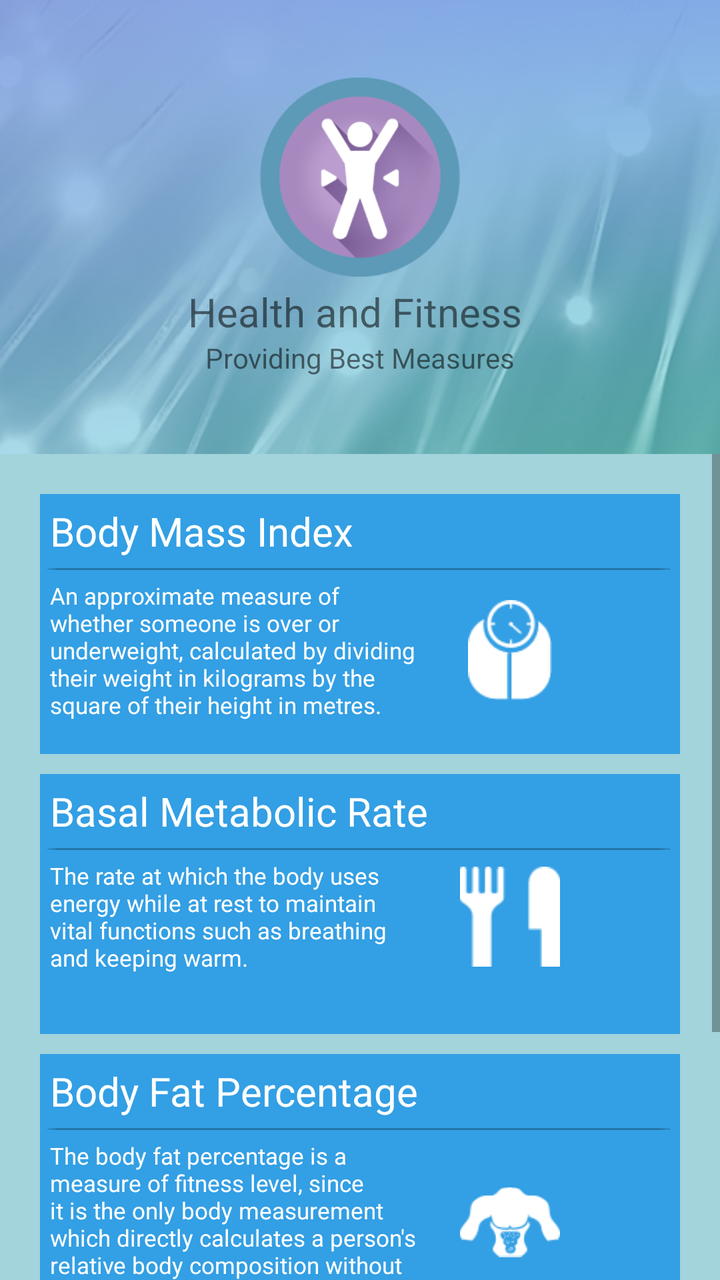
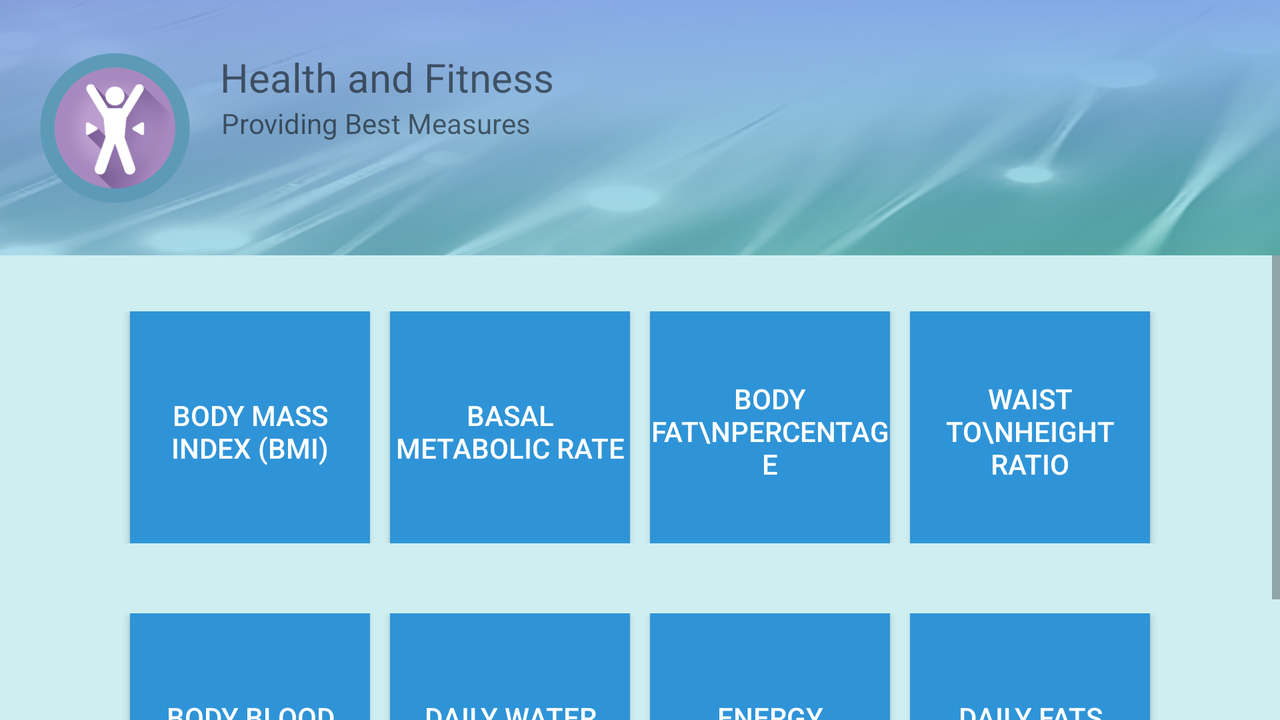

First picture: res/layout/ on a phone held upright. Second picture: the repository's own variant of that layout, on a device whose configuration matches the variant's folder. Source for both follows.
<!-- AndroidManifest.xml: application theme AppTheme -->
<!-- res/layout/fragment_main.xml -->
<?xml version="1.0" encoding="utf-8"?>
<LinearLayout xmlns:android="http://schemas.android.com/apk/res/android"
    android:layout_width="match_parent" android:layout_height="match_parent"
    android:background="#b984c5d1"
    android:orientation="vertical">


    <LinearLayout
        android:layout_width="match_parent"
        android:layout_height="0dp"
        android:layout_weight=".55"
        android:gravity="center"
        android:orientation="vertical"
        android:background="@drawable/h15">

        <ImageView
            android:id="@+id/image_logo"
            android:layout_width="100dp"
            android:layout_height="100dp"
            android:layout_gravity="center"
            android:src="@drawable/health_icon"/>
        <TextView
            android:layout_marginTop="4dp"
            android:textSize="20dp"
            android:layout_gravity="center"
            android:layout_width="wrap_content"
            android:layout_height="wrap_content"
            android:text="Health and Fitness "/>
        <TextView
            android:layout_width="wrap_content"
            android:layout_height="wrap_content"
            android:layout_gravity="center"
            android:text="Providing Best Measures"/>

    </LinearLayout>


    <ScrollView
        android:id="@+id/sv_layout"
        android:layout_width="match_parent"
        android:layout_height="0dp"
        android:layout_weight="1"
        android:touchscreenBlocksFocus="true">

        <LinearLayout
            android:layout_width="match_parent"
            android:layout_height="match_parent"
            android:orientation="vertical">

            <LinearLayout
                android:layout_width="match_parent"
                android:layout_marginTop="20dp"
                android:gravity="center"
                android:paddingLeft="20dp"
                android:paddingRight="20dp"
                android:layout_height="0dp"
                android:layout_weight="1"
                android:orientation="vertical">

                <LinearLayout
                    android:layout_width="match_parent"
                    android:layout_height="130dp"
                    android:orientation="vertical"
                    android:id="@+id/ll_bmibtn"
                    android:background="#e62799e6"
                    >

                    <TextView
                        android:layout_width="match_parent"
                        android:layout_height="wrap_content"
                        android:layout_margin="5dp"
                        android:text="Body Mass Index"
                        android:textSize="20dp"
                        android:textColor="#ffffff"/>

                    <LinearLayout
                        android:layout_width="match_parent"
                        android:layout_height="1dp"
                        android:layout_marginLeft="2dp"
                        android:layout_marginRight="2dp"
                        android:background="@drawable/h_line"
                        android:alpha=".3"/>

                    <LinearLayout
                        android:layout_width="match_parent"
                        android:layout_height="wrap_content"
                        android:orientation="horizontal"
                        >

                        <TextView
                            android:layout_width="200dp"
                            android:layout_height="wrap_content"
                            android:layout_margin="5dp"
                            android:textSize="11.5dp"
                            android:layout_gravity="center_vertical|left"
                            android:paddingRight="15dp"
                            android:textColor="#ffffff"
                            android:text="An approximate measure of whether someone is over or underweight, calculated by dividing their weight in kilograms by the square of their height in metres."/>

                        <ImageView
                            android:layout_width="50dp"
                            android:layout_height="50dp"
                            android:layout_gravity="center_vertical|right"
                            android:src="@drawable/bmi_logo"/>



                    </LinearLayout>

                </LinearLayout>

                <LinearLayout
                    android:layout_width="match_parent"
                    android:layout_height="130dp"
                    android:orientation="vertical"
                    android:id="@+id/ll_bmrbtn"
                    android:layout_marginTop="10dp"
                    android:background="#e62799e6"
                    >

                    <TextView
                        android:layout_width="match_parent"
                        android:layout_height="wrap_content"
                        android:layout_margin="5dp"
                        android:text="Basal Metabolic Rate"
                        android:textSize="20dp"
                        android:textColor="#ffffff"/>

                    <LinearLayout
                        android:layout_width="match_parent"
                        android:layout_height="1dp"
                        android:layout_marginLeft="2dp"
                        android:layout_marginRight="2dp"
                        android:background="@drawable/h_line"
                        android:alpha=".3"/>

                    <LinearLayout
                        android:layout_width="match_parent"
                        android:layout_height="wrap_content"
                        android:orientation="horizontal"
                        >

                        <TextView
                            android:layout_width="200dp"
                            android:layout_height="wrap_content"
                            android:layout_margin="5dp"
                            android:textSize="11.5dp"
                            android:layout_gravity="center_vertical|left"
                            android:paddingRight="15dp"
                            android:textColor="#ffffff"
                            android:text="The rate at which the body uses energy while at rest to maintain vital functions such as breathing and keeping warm."/>

                        <ImageView
                            android:layout_width="50dp"
                            android:layout_height="50dp"
                            android:layout_gravity="center_vertical|right"
                            android:src="@drawable/bmr_logo2"/>

                    </LinearLayout>

                </LinearLayout>

                <LinearLayout
                    android:layout_width="match_parent"
                    android:layout_height="130dp"
                    android:layout_marginTop="10dp"
                    android:orientation="vertical"
                    android:id="@+id/ll_bfpbtn"
                    android:background="#e62799e6"
                    >

                    <TextView
                        android:layout_width="match_parent"
                        android:layout_height="wrap_content"
                        android:layout_margin="5dp"
                        android:text="Body Fat Percentage"
                        android:textSize="20dp"
                        android:textColor="#ffffff"/>

                    <LinearLayout
                        android:layout_width="match_parent"
                        android:layout_height="1dp"
                        android:layout_marginLeft="2dp"
                        android:layout_marginRight="2dp"
                        android:background="@drawable/h_line"
                        android:alpha=".3"/>

                    <LinearLayout
                        android:layout_width="match_parent"
                        android:layout_height="wrap_content"
                        android:orientation="horizontal"
                        >

                        <TextView
                            android:layout_width="200dp"
                            android:layout_height="wrap_content"
                            android:layout_margin="5dp"
                            android:textSize="11.5dp"
                            android:layout_gravity="center_vertical|left"
                            android:paddingRight="15dp"
                            android:textColor="#ffffff"
                            android:text="The body fat percentage is a measure of fitness level, since it is the only body measurement which directly calculates a person's relative body composition without regard to height or weight."/>

                        <ImageView
                            android:layout_width="50dp"
                            android:layout_height="50dp"
                            android:layout_gravity="center_vertical|right"
                            android:src="@drawable/bfp_logo"/>

                    </LinearLayout>

                </LinearLayout>

                <LinearLayout
                    android:layout_width="match_parent"
                    android:layout_height="130dp"
                    android:layout_marginTop="10dp"
                    android:orientation="vertical"
                    android:id="@+id/ll_ibwbtn"
                    android:visibility="gone"
                    android:background="#e62799e6"
                    >

                    <TextView
                        android:layout_width="match_parent"
                        android:layout_height="wrap_content"
                        android:layout_margin="5dp"
                        android:visibility="gone"
                        android:text="Ideal Body Weight"
                        android:textSize="20dp"
                        android:textColor="#ffffff"/>

                    <LinearLayout
                        android:layout_width="match_parent"
                        android:layout_height="1dp"
                        android:layout_marginLeft="2dp"
                        android:visibility="gone"
                        android:layout_marginRight="2dp"
                        android:background="@drawable/h_line"
                        android:alpha=".3"/>

                    <LinearLayout
                        android:layout_width="match_parent"
                        android:layout_height="wrap_content"
                        android:orientation="horizontal"
                        android:visibility="gone"
                        >

                        <TextView
                            android:layout_width="200dp"
                            android:layout_height="wrap_content"
                            android:layout_margin="5dp"
                            android:textSize="11.5dp"
                            android:layout_gravity="center_vertical|left"
                            android:paddingRight="15dp"
                            android:textColor="#ffffff"
                            android:text="Weight that is believed to be best for a healthful person, based chiefly on height but modified by factors such as gender, age, build, and degree of muscular development."/>

                        <ImageView
                            android:layout_width="50dp"
                            android:layout_height="60dp"
                            android:layout_gravity="center_vertical|right"
                            android:src="@drawable/ibw_logo"/>

                    </LinearLayout>

                </LinearLayout>

                <LinearLayout
                    android:layout_width="match_parent"
                    android:layout_height="130dp"
                    android:layout_marginTop="10dp"
                    android:orientation="vertical"
                    android:id="@+id/ll_dwibtn"
                    android:visibility="gone"
                    android:background="#e62799e6"
                    >

                    <TextView
                        android:layout_width="match_parent"
                        android:layout_height="wrap_content"
                        android:layout_margin="5dp"
                        android:text="Daily Water Intake"
                        android:textSize="20dp"
                        android:textColor="#ffffff"/>

                    <LinearLayout
                        android:layout_width="match_parent"
                        android:layout_height="1dp"
                        android:layout_marginLeft="2dp"
                        android:layout_marginRight="2dp"
                        android:background="@drawable/h_line"
                        android:alpha=".3"/>

                    <LinearLayout
                        android:visibility="gone"
                        android:layout_width="match_parent"
                        android:layout_height="wrap_content"
                        android:orientation="horizontal"
                        >

                        <TextView
                            android:layout_width="200dp"
                            android:layout_height="wrap_content"
                            android:layout_margin="5dp"
                            android:textSize="11.5dp"
                            android:layout_gravity="center_vertical|left"
                            android:paddingRight="15dp"
                            android:textColor="#ffffff"
                            android:text="This measure calculates the your daily water needs with respect to your weight. Other factors also effects on water intake of a person but here we only used weight for instant calculation."/>

                        <ImageView
                            android:layout_width="50dp"
                            android:layout_height="60dp"
                            android:layout_gravity="center_vertical|right"
                            android:src="@drawable/dwi_logo"/>

                    </LinearLayout>

                </LinearLayout>

                <LinearLayout
                    android:layout_width="match_parent"
                    android:layout_height="130dp"
                    android:layout_marginTop="10dp"
                    android:visibility="gone"
                    android:orientation="vertical"
                    android:id="@+id/ll_ebvbtn"
                    android:background="#e62799e6"
                    >

                    <TextView
                        android:layout_width="match_parent"
                        android:layout_height="wrap_content"
                        android:layout_margin="5dp"
                        android:text="Body Blood Volume"
                        android:textSize="20dp"
                        android:textColor="#ffffff"/>

                    <LinearLayout
                        android:layout_width="match_parent"
                        android:layout_height="1dp"
                        android:layout_marginLeft="2dp"
                        android:layout_marginRight="2dp"
                        android:background="@drawable/h_line"
                        android:alpha=".3"/>

                    <LinearLayout
                        android:layout_width="match_parent"
                        android:layout_height="wrap_content"
                        android:orientation="horizontal"
                        android:visibility="gone"
                        >

                        <TextView
                            android:layout_width="200dp"
                            android:layout_height="wrap_content"
                            android:layout_margin="5dp"
                            android:textSize="11.5dp"
                            android:layout_gravity="center_vertical|left"
                            android:paddingRight="15dp"
                            android:textColor="#ffffff"
                            android:text="This measure calculate the estimated blood volume of your body. Blood volume is the volume of blood (both red blood cells and plasma) in the circulatory system of any individual"/>

                        <ImageView
                            android:layout_width="50dp"
                            android:layout_height="60dp"
                            android:layout_gravity="center_vertical|right"
                            android:src="@drawable/ebv_logo"/>

                    </LinearLayout>

                </LinearLayout>

                <LinearLayout
                    android:layout_width="match_parent"
                    android:layout_height="130dp"
                    android:layout_marginTop="10dp"
                    android:layout_marginBottom="20dp"
                    android:orientation="vertical"
                    android:id="@+id/ll_ewvbtn"
                    android:background="#e62799e6"
                    >

                    <TextView
                        android:layout_width="match_parent"
                        android:layout_height="wrap_content"
                        android:layout_margin="5dp"
                        android:text="Body Water Volume"
                        android:textSize="20dp"
                        android:textColor="#ffffff"/>

                    <LinearLayout
                        android:layout_width="match_parent"
                        android:layout_height="1dp"
                        android:layout_marginLeft="2dp"
                        android:layout_marginRight="2dp"
                        android:background="@drawable/h_line"
                        android:alpha=".3"/>

                    <LinearLayout
                        android:layout_width="match_parent"
                        android:layout_height="wrap_content"
                        android:orientation="horizontal"
                        >

                        <TextView
                            android:layout_width="200dp"
                            android:layout_height="wrap_content"
                            android:layout_margin="5dp"
                            android:textSize="11.5dp"
                            android:layout_gravity="center_vertical|left"
                            android:paddingRight="15dp"
                            android:textColor="#ffffff"
                            android:text="This measure calculate the estimated water volume of your body. Body water is the water content of an human body that is contained in the tissues, the blood, the bones and elsewhere."/>

                        <ImageView
                            android:layout_width="50dp"
                            android:layout_height="60dp"
                            android:layout_gravity="center_vertical|right"
                            android:src="@drawable/ewv_logo"/>

                    </LinearLayout>

                </LinearLayout>

            </LinearLayout>

        </LinearLayout>
    </ScrollView>

    
        
        
        
        
        
        
        
            
            
            
            
    






</LinearLayout>
<!-- resources referenced by this layout -->
<resources>
  <!-- drawable bfp_logo: png bitmap (drawable, 13992 bytes) -->
  <!-- drawable bmi_logo: png bitmap (drawable, 15303 bytes) -->
  <!-- drawable bmr_logo2: png bitmap (drawable, 14691 bytes) -->
  <!-- drawable dwi_logo: png bitmap (drawable, 17933 bytes) -->
  <!-- drawable ebv_logo: png bitmap (drawable, 16367 bytes) -->
  <!-- drawable ewv_logo: png bitmap (drawable, 15669 bytes) -->
  <!-- drawable h15: jpg bitmap (drawable, 67779 bytes) -->
  <!-- drawable h_line: png bitmap (drawable, 564 bytes) -->
  <!-- drawable health_icon: png bitmap (drawable, 17112 bytes) -->
  <!-- drawable ibw_logo: png bitmap (drawable, 15815 bytes) -->
  <style name="AppTheme" parent="Theme.AppCompat.Light.DarkActionBar">
          
          <item name="colorPrimary">@color/colorPrimary</item>
          <item name="colorPrimaryDark">@color/colorPrimaryDark</item>
          <item name="colorAccent">@color/colorAccent</item>
      </style>
</resources>
<!-- res/layout-land/fragment_main.xml (the author's variant of the layout above) -->
<!-- drawn on the phone turned sideways -->
<?xml version="1.0" encoding="utf-8"?>
<LinearLayout xmlns:android="http://schemas.android.com/apk/res/android"
    android:layout_width="match_parent" android:layout_height="match_parent"
    android:background="#5affffff"
    android:orientation="vertical">

    <LinearLayout
        android:layout_width="match_parent"
        android:layout_height="0dp"
        android:layout_weight=".55"
        android:orientation="horizontal"
        android:background="@drawable/h15">

        <ImageView
            android:id="@+id/image_logo"
            android:layout_width="75dp"
            android:layout_height="75dp"
            android:layout_marginLeft="20dp"
            android:layout_gravity="center"
            android:src="@drawable/health_icon"/>

        <LinearLayout
            android:layout_width="wrap_content"
            android:layout_height="wrap_content"
            android:orientation="vertical"
            >

            <TextView
                android:layout_marginTop="25dp"
                android:layout_marginLeft="10dp"
                android:textSize="20dp"
                android:layout_gravity="center"
                android:layout_width="wrap_content"
                android:layout_height="wrap_content"
                android:text="Health and Fitness "/>
            <TextView
                android:layout_width="wrap_content"
                android:layout_height="wrap_content"
                android:layout_marginLeft="2dp"
                android:layout_gravity="center"
                android:text="Providing Best Measures"/>

        </LinearLayout>


    </LinearLayout>


    <ScrollView
        android:id="@+id/sv_layout"
        android:layout_width="match_parent"
        android:layout_height="0dp"
        android:layout_weight="1"
        android:touchscreenBlocksFocus="true">

        <LinearLayout
            android:layout_width="match_parent"
            android:layout_height="match_parent"
            android:gravity="center"
            android:orientation="vertical"
            android:background="#cfeef1">

            <LinearLayout
                android:layout_width="match_parent"
                android:layout_height="0dp"
                android:layout_weight="1"
                android:gravity="center"
                android:orientation="horizontal">

                <RelativeLayout
                    android:layout_width="match_parent"
                    android:layout_height="match_parent"
                    android:gravity="center"
                    android:layout_marginTop="20dp"
                    android:layout_marginBottom="4dp">

                    <Button
                        android:id="@+id/btn_bmi"
                        android:layout_width="120dp"
                        android:layout_height="120dp"
                        android:layout_alignParentLeft="true"
                        android:background="#2f94d7"
                        android:text="Body Mass Index (BMI)"
                        android:textColor="#ffffff" />

                    <Button
                        android:id="@+id/btn_bmr"
                        android:layout_width="120dp"
                        android:layout_height="120dp"
                        android:layout_marginLeft="10dp"
                        android:text="Basal Metabolic Rate"
                        android:background="#2f94d7"
                        android:textColor="#ffffff"
                        android:layout_alignParentTop="true"
                        android:layout_toRightOf="@+id/btn_bmi"
                        android:layout_toEndOf="@+id/btn_bmi" />

                    <Button
                        android:id="@+id/btn_bfp"
                        android:layout_width="120dp"
                        android:layout_height="120dp"
                        android:layout_marginLeft="10dp"
                        android:text="Body Fat\nPercentage"
                        android:background="#2f94d7"
                        android:textColor="#ffffff"
                        android:layout_alignParentTop="true"
                        android:layout_toRightOf="@+id/btn_bmr"
                        android:layout_toEndOf="@+id/btn_bmr" />

                    <Button
                        android:id="@+id/btn_whr"
                        android:layout_width="120dp"
                        android:layout_height="120dp"
                        android:layout_marginLeft="10dp"
                        android:text="Waist To\nHeight Ratio"
                        android:background="#2f94d7"
                        android:textColor="#ffffff"
                        android:layout_alignParentTop="true"
                        android:layout_toRightOf="@+id/btn_bfp"
                        android:layout_toEndOf="@+id/btn_bfp" />

                </RelativeLayout>
            </LinearLayout>


            <LinearLayout
                android:layout_width="match_parent"
                android:layout_height="0dp"
                android:gravity="center"
                android:layout_weight="1">

                <RelativeLayout
                    android:layout_width="match_parent"
                    android:layout_height="wrap_content"
                    android:layout_marginTop="30dp"
                    android:gravity="center"
                    android:layout_marginBottom="20dp"
                    android:layout_weight="1">

                    <Button
                        android:id="@+id/btn_ebv"
                        android:layout_width="120dp"
                        android:layout_height="120dp"
                        android:layout_alignParentLeft="true"
                        android:text="Body Blood Volume"
                        android:background="#2f94d7"
                        android:textColor="#ffffff" />

                    <Button
                        android:id="@+id/btn_dwi"
                        android:layout_marginLeft="10dp"
                        android:layout_toRightOf="@+id/btn_ebv"
                        android:layout_width="120dp"
                        android:layout_height="120dp"
                        android:text="Daily Water Intake"
                        android:background="#2f94d7"
                        android:textColor="#ffffff"
                        android:layout_alignParentTop="true" />

                    <Button
                        android:id="@+id/btn_ee"
                        android:layout_marginLeft="10dp"
                        android:layout_width="120dp"
                        android:layout_height="120dp"
                        android:layout_toRightOf="@+id/btn_dwi"
                        android:text="Energy Expenditure"
                        android:background="#2f94d7"
                        android:textColor="#ffffff" />

                    <Button
                        android:id="@+id/btn_dfi"
                        android:layout_marginLeft="10dp"
                        android:layout_width="120dp"
                        android:layout_height="120dp"
                        android:layout_toRightOf="@+id/btn_ee"
                        android:text="Daily Fats Intake"
                        android:background="#2f94d7"
                        android:textColor="#ffffff" />

                </RelativeLayout>
            </LinearLayout>


        </LinearLayout>
    </ScrollView>






</LinearLayout>
<!-- resources referenced by the variant -->
<!-- as the phone turned sideways resolves them -->
<resources>
  <!-- drawable h15: jpg bitmap (drawable, 67779 bytes) -->
  <!-- drawable health_icon: png bitmap (drawable, 17112 bytes) -->
  <style name="AppTheme" parent="Theme.AppCompat.Light.DarkActionBar">
          
          <item name="colorPrimary">@color/colorPrimary</item>
          <item name="colorPrimaryDark">@color/colorPrimaryDark</item>
          <item name="colorAccent">@color/colorAccent</item>
      </style>
</resources>
